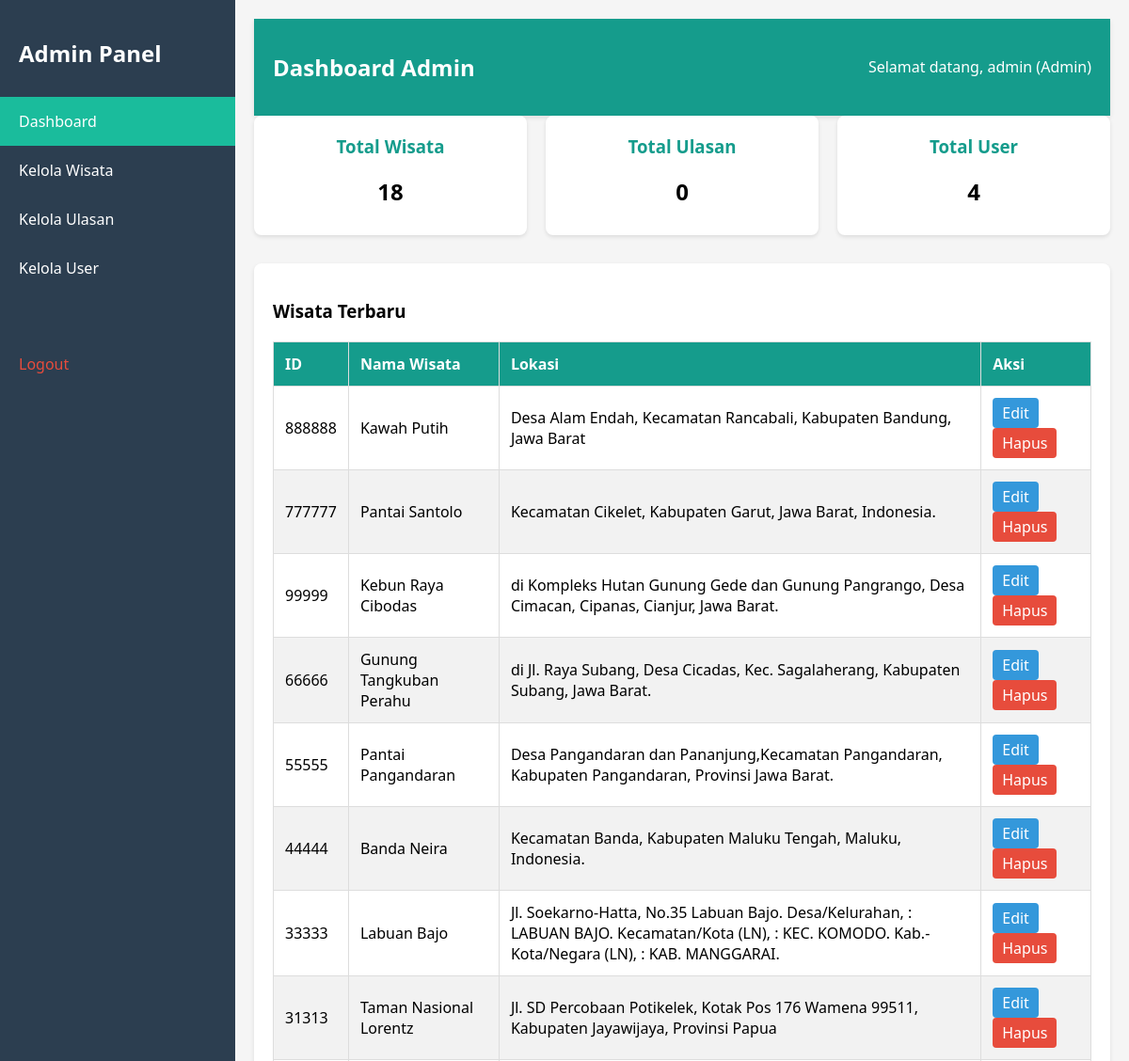
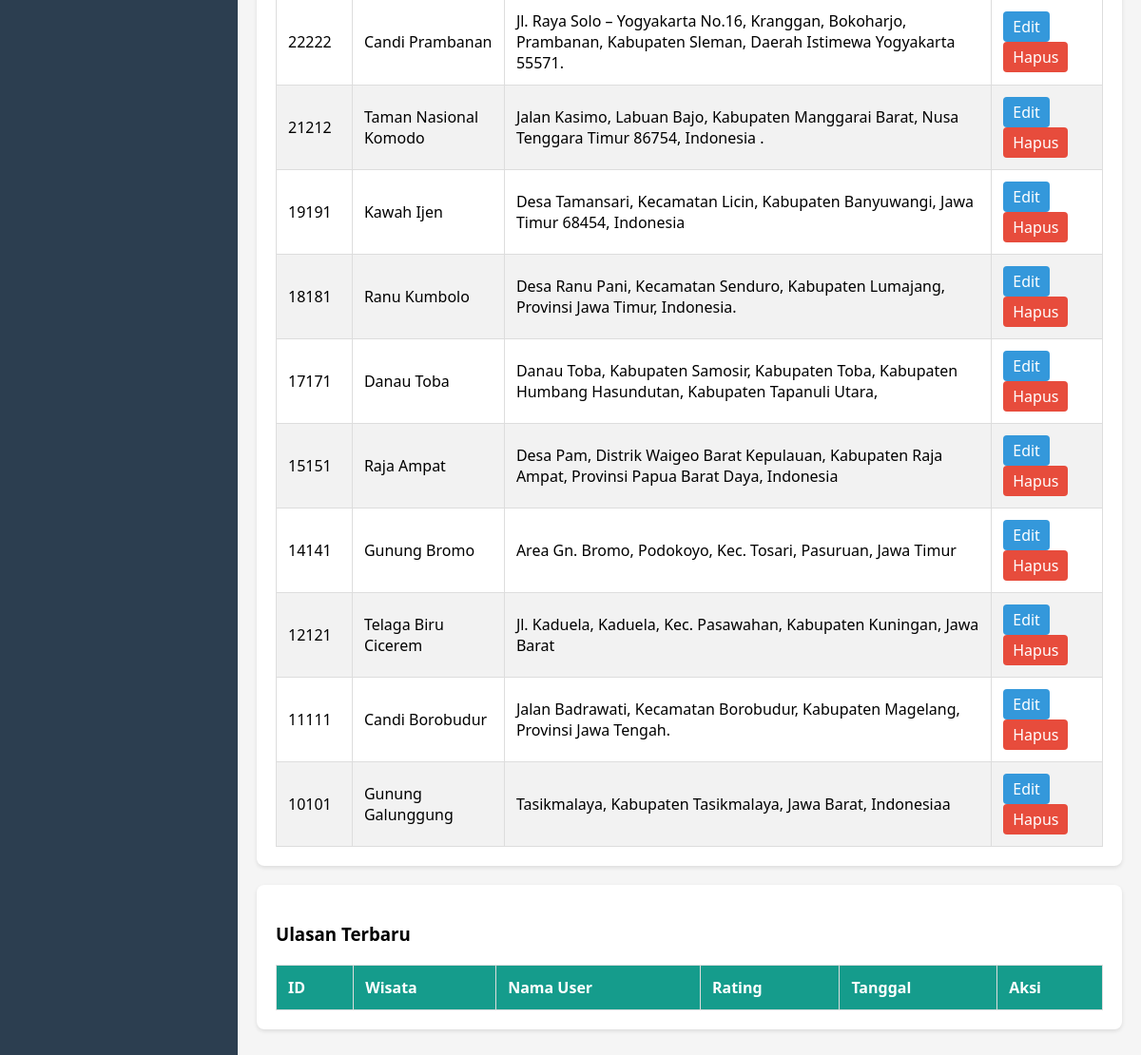
Page /jelajah_nusantara/admin/dashboard.php (signed in) on the committed database (2 pictures, top to bottom).
### tables this page shows
CREATE TABLE `wisata` (
  `id_wisata` int NOT NULL,
  `nama_wisata` varchar(255) NOT NULL,
  `lokasi_wisata` varchar(255) NOT NULL,
  `gambar_wisata` varchar(255) NOT NULL,
  `deskripsi_wisata` varchar(1000) NOT NULL
);

### jelajah_nusantara/admin/dashboard.php (the view, shortened to what this page needs)
<?php
include '../db.php';
$queryWisata = "SELECT * FROM wisata ORDER BY id_wisata DESC";
$resultWisata = mysqli_query($conn, $queryWisata);
$queryCount = "SELECT
                (SELECT COUNT(*) FROM wisata) as total_wisata,
                (SELECT COUNT(*) FROM ulasan) as total_ulasan,
                (SELECT COUNT(*) FROM users) as total_users";
$resultCount = mysqli_query($conn, $queryCount);
$countData = mysqli_fetch_assoc($resultCount);
?>
<!DOCTYPE html>
<html>
<head>
</head>
<body>
    <div class="sidebar">
        <h2 style="padding: 0 20px; margin-bottom: 30px;">Admin Panel</h2>
        <a href="dashboard.php" class="active">Dashboard</a>
        <a href="manage_wisata.php">Kelola Wisata</a>
        <a href="manage_ulasan.php">Kelola Ulasan</a>
        <a href="manage_users.php">Kelola User</a>
        <a href="../logout.php" style="margin-top: 50px; color: #e74c3c;">Logout</a>
    </div>
    <div class="main-content">
        <div class="header">
            <h2>Dashboard Admin</h2>
            <div>Selamat datang, <?= htmlspecialchars($_SESSION['username']) ?> (Admin)</div>
        </div>
        <div class="stats-container">
            <div class="stat-card">
                <h3>Total Wisata</h3>
                <p><?= $countData['total_wisata'] ?></p>
            </div>
            <div class="stat-card">
                <h3>Total Ulasan</h3>
                <p><?= $countData['total_ulasan'] ?></p>
            </div>
            <div class="stat-card">
                <h3>Total User</h3>
                <p><?= $countData['total_users'] ?></p>
            </div>
        </div>
        <div class="card">
            <h3>Wisata Terbaru</h3>
            <table>
                <thead>
                    <tr>
                        <th>ID</th>
                        <th>Nama Wisata</th>
                        <th>Lokasi</th>
                        <th>Aksi</th>
                    </tr>
                </thead>
                <tbody>
                    <?php while($row = mysqli_fetch_assoc($resultWisata)): ?>
                    <tr>
                        <td><?= $row['id_wisata'] ?></td>
                        <td><?= htmlspecialchars($row['nama_wisata']) ?></td>
                        <td><?= htmlspecialchars($row['lokasi_wisata']) ?></td>
                        <td>
                            <a href="edit_wisata.php?id=<?= $row['id_wisata'] ?>" class="action-btn edit-btn">Edit</a>
                            <a href="delete_wisata.php?id=<?= $row['id_wisata'] ?>" class="action-btn delete-btn" onclick="return confirm('Yakin ingin menghapus?')">Hapus</a>
                        </td>
                    </tr>
                    <?php endwhile; ?>
                </tbody>
            </table>
        </div>
        <div class="card">
            <h3>Ulasan Terbaru</h3>
            <table>
                <thead>
                    <tr>
                        <th>ID</th>
                        <th>Wisata</th>
                        <th>Nama User</th>
                        <th>Rating</th>
                        <th>Tanggal</th>
                        <th>Aksi</th>
                    </tr>
                </thead>
            </table>
        </div>
    </div>
</body>
</html>

### jelajah_nusantara/admin/dashboard.php (style rules this page uses)
body { font-family: 'Segoe UI', sans-serif; margin: 0; padding: 0; background-color: #f5f5f5; }
.header { background-color: #159c8c; color: white; padding: 15px 20px; display: flex; justify-content: space-between; align-items: center; box-shadow: 0 2px 5px rgba(0,0,0,0.1); }
.sidebar { width: 250px; background-color: #2c3e50; color: white; position: fixed; height: 100%; padding-top: 20px; }
.sidebar a { display: block; color: white; padding: 15px 20px; text-decoration: none; transition: 0.3s; }
.sidebar a.active { background-color: #1abc9c; }
.main-content { margin-left: 250px; padding: 20px; }
.card { background: white; border-radius: 8px; padding: 20px; margin-bottom: 20px; box-shadow: 0 2px 4px rgba(0,0,0,0.1); }
.stats-container { display: grid; grid-template-columns: repeat(3, 1fr); gap: 20px; margin-bottom: 30px; }
.stat-card { background: white; border-radius: 8px; padding: 20px; text-align: center; box-shadow: 0 2px 4px rgba(0,0,0,0.1); }
.stat-card h3 { margin-top: 0; color: #159c8c; }
.stat-card p { font-size: 24px; font-weight: bold; margin: 10px 0; }
table { width: 100%; border-collapse: collapse; margin-top: 20px; }
table, th, td { border: 1px solid #ddd; }
th, td { padding: 12px; text-align: left; }
th { background-color: #159c8c; color: white; }
tr:nth-child(even) { background-color: #f2f2f2; }
.action-btn { padding: 5px 10px; border: none; border-radius: 4px; cursor: pointer; margin-right: 5px; text-decoration: none; display: inline-block; }
.edit-btn { background-color: #3498db; color: white; }
.delete-btn { background-color: #e74c3c; color: white; }

### rows in the picture
wisata: id_wisata "888888", nama_wisata "Kawah Putih", lokasi_wisata "Desa Alam Endah, Kecamatan Rancabali, Kabupaten Bandung, Jawa Barat"
wisata: id_wisata "777777", nama_wisata "Pantai Santolo", lokasi_wisata "Kecamatan Cikelet, Kabupaten Garut, Jawa Barat, Indonesia."
wisata: id_wisata "99999", nama_wisata "Kebun Raya Cibodas", lokasi_wisata "di Kompleks Hutan Gunung Gede dan Gunung Pangrango, Desa Cimacan, Cipanas, Cianjur, Jawa Barat."
wisata: id_wisata "66666", nama_wisata "Gunung Tangkuban Perahu", lokasi_wisata "di Jl. Raya Subang, Desa Cicadas, Kec. Sagalaherang, Kabupaten Subang, Jawa Barat."
wisata: id_wisata "55555", nama_wisata "Pantai Pangandaran", lokasi_wisata "Desa Pangandaran dan Pananjung,Kecamatan Pangandaran, Kabupaten Pangandaran, Provinsi Jawa Barat."
wisata: id_wisata "44444", nama_wisata "Banda Neira", lokasi_wisata "Kecamatan Banda, Kabupaten Maluku Tengah, Maluku, Indonesia."
wisata: id_wisata "33333", nama_wisata "Labuan Bajo", lokasi_wisata "Jl. Soekarno-Hatta, No.35 Labuan Bajo. Desa/Kelurahan, : LABUAN BAJO. Kecamatan/Kota (LN), : KEC. KOMODO. Kab.-Kota/Negara (LN), : KAB. MANGGARAI."
wisata: id_wisata "31313", nama_wisata "Taman Nasional Lorentz", lokasi_wisata "Jl. SD Percobaan Potikelek, Kotak Pos 176 Wamena 99511, Kabupaten Jayawijaya, Provinsi Papua"
wisata: id_wisata "22222", nama_wisata "Candi Prambanan", lokasi_wisata "Jl. Raya Solo – Yogyakarta No.16, Kranggan, Bokoharjo, Prambanan, Kabupaten Sleman, Daerah Istimewa Yogyakarta 55571."
wisata: id_wisata "21212", nama_wisata "Taman Nasional Komodo", lokasi_wisata "Jalan Kasimo, Labuan Bajo, Kabupaten Manggarai Barat, Nusa Tenggara Timur 86754, Indonesia ."
wisata: id_wisata "19191", nama_wisata "Kawah Ijen", lokasi_wisata "Desa Tamansari, Kecamatan Licin, Kabupaten Banyuwangi, Jawa Timur 68454, Indonesia"
wisata: id_wisata "18181", nama_wisata "Ranu Kumbolo", lokasi_wisata "Desa Ranu Pani, Kecamatan Senduro, Kabupaten Lumajang, Provinsi Jawa Timur, Indonesia."
wisata: id_wisata "17171", nama_wisata "Danau Toba", lokasi_wisata "Danau Toba, Kabupaten Samosir, Kabupaten Toba, Kabupaten Humbang Hasundutan, Kabupaten Tapanuli Utara,"
wisata: id_wisata "15151", nama_wisata "Raja Ampat", lokasi_wisata "Desa Pam, Distrik Waigeo Barat Kepulauan, Kabupaten Raja Ampat, Provinsi Papua Barat Daya, Indonesia"
wisata: id_wisata "14141", nama_wisata "Gunung Bromo", lokasi_wisata "Area Gn. Bromo, Podokoyo, Kec. Tosari, Pasuruan, Jawa Timur"
wisata: id_wisata "12121", nama_wisata "Telaga Biru Cicerem", lokasi_wisata "Jl. Kaduela, Kaduela, Kec. Pasawahan, Kabupaten Kuningan, Jawa Barat"
wisata: id_wisata "11111", nama_wisata "Candi Borobudur", lokasi_wisata "Jalan Badrawati, Kecamatan Borobudur, Kabupaten Magelang, Provinsi Jawa Tengah."
wisata: id_wisata "10101", nama_wisata "Gunung Galunggung", lokasi_wisata "Tasikmalaya, Kabupaten Tasikmalaya, Jawa Barat, Indonesiaa"

### other values in the picture
$_SESSION['username'] "admin"
$countData['total_wisata'] "18"
$countData['total_ulasan'] "0"
$countData['total_users'] "4"
